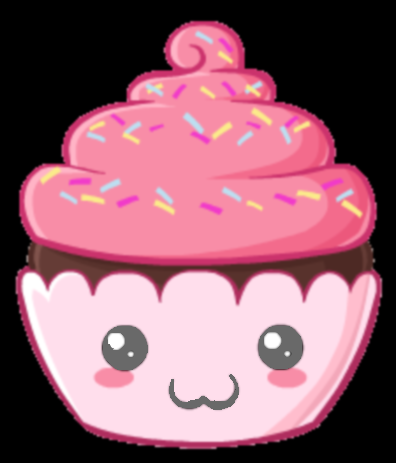
#> input picture data/left_eye_cupcake.png, 396 x 463 px
$ jupyter execute --allow-errors final_filter_code.ipynb
#> lines starting #> are read from the running program, lines starting #| are printed output that depends on the picture; pictures that were not available may be replaced by others from this repository, and a replacement may not be noted
[cell 1]
import cv2
import itertools
import numpy as np
from time import time
import mediapipe as mp
import matplotlib.pyplot as plt
import open3d as o3d

[cell 2]
# [37 lines left out: function getSize, not called in this run]

[cell 3]
# [73 lines left out: function isOpen, not called in this run]

[cell 4]
# [133 lines left out: function overlay, not called in this run]

[cell 5]
# Initialize the mediapipe face mesh class.
mp_face_mesh = mp.solutions.face_mesh

# Setup the face landmarks function for videos.
# TODO: Here works for only one face --> Make it work for multiple faces (see overlay call in main function)
#> (the rest of this cell did not finish here and is left out)

[cell 6]
# Initialize the mediapipe drawing class.
mp_drawing = mp.solutions.drawing_utils

# Initialize the mediapipe drawing styles class.
mp_drawing_styles = mp.solutions.drawing_styles

[cell 7]
# Initialize the VideoCapture object to read from the webcam.
camera_video = cv2.VideoCapture(0)

# Set camera resolution
camera_video.set(3,1280)
camera_video.set(4,960)

# Create named window for resizing purposes.
cv2.namedWindow('Face Filter', cv2.WINDOW_NORMAL)

# Read the left and right eyes images.
# TODO: Create an interactive window to let the user select the wanted filters
left_eye = cv2.imread('data/left_eye_cupcake.png')
#> left_eye is the input picture: shape (463, 396, 3); mean B, G, R 110.3, 96.6, 144.3
right_eye = cv2.imread('data/right_eye_cupcake.png')
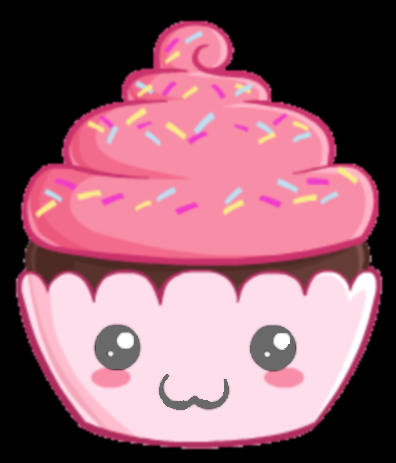
#> input picture data/right_eye_cupcake.png, 396 x 463 px
#> right_eye is the input picture: shape (463, 396, 3); mean B, G, R 110.3, 96.6, 144.3

crown = cv2.imread('data/crown.png')
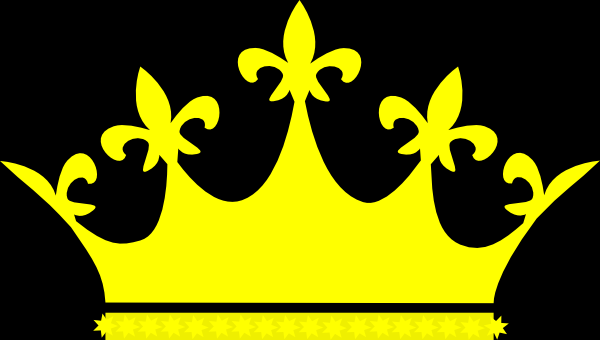
#> input picture data/crown.png, 600 x 340 px
#> crown is the input picture: shape (340, 600, 3); mean B, G, R 0, 91.9, 91.9
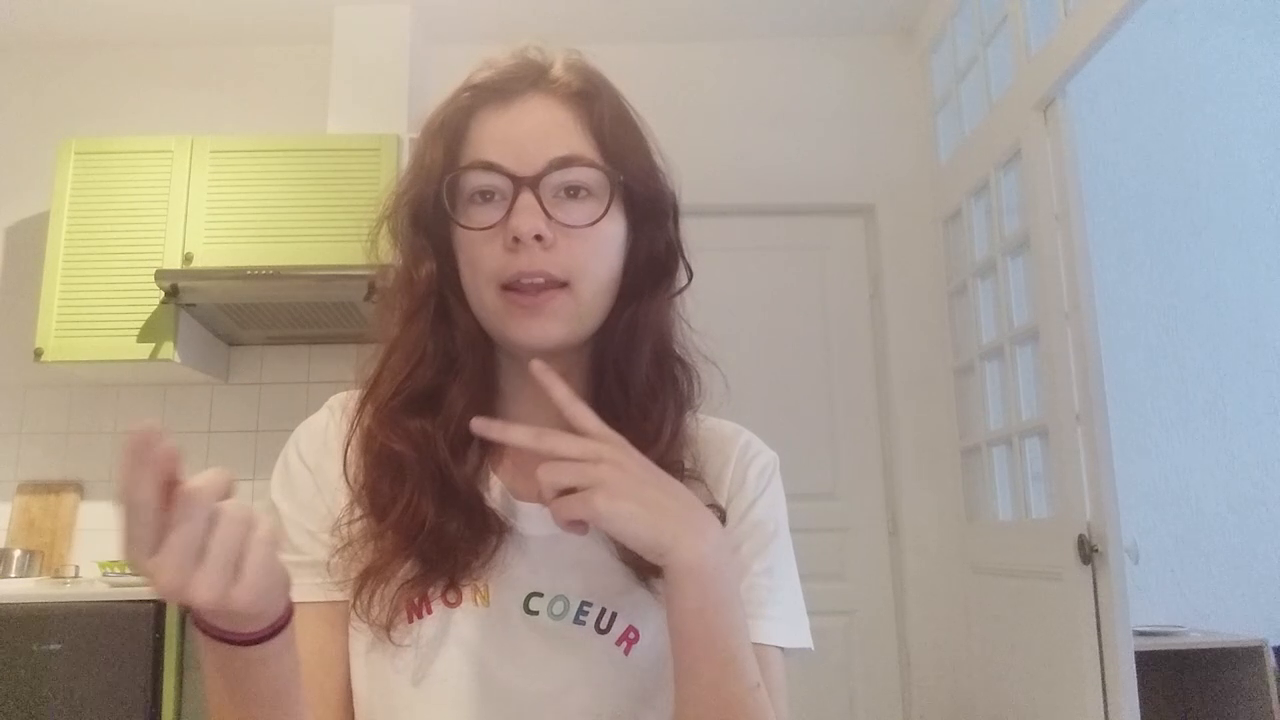
#> input picture frame 14 of data/video.mp4, 1280 x 720 px, given in place of the camera
#> further down, frame is the input picture: shape (720, 1280, 3); mean B, G, R 144.1, 155.4, 168.3
#> `frame = cv2.flip(frame, 1)`:
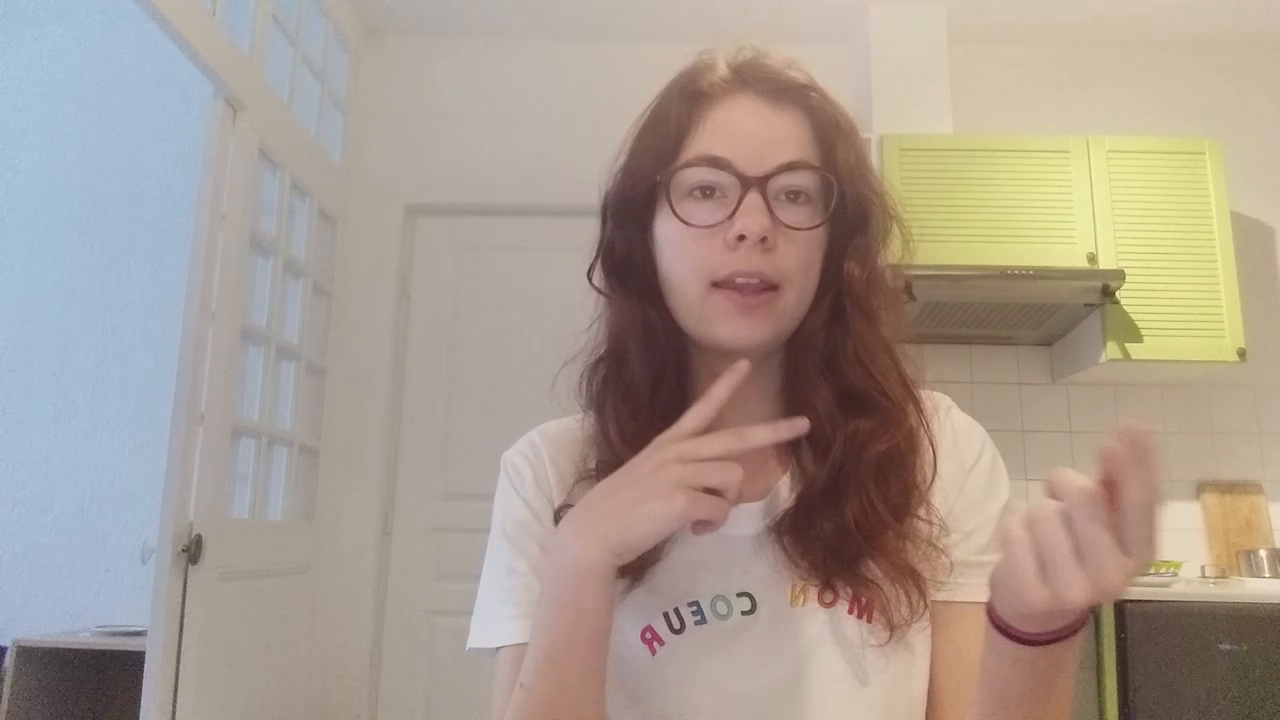
#> frame: shape (720, 1280, 3); mean B, G, R 144.1, 155.4, 168.3

# Initialize the VideoCapture object to read from the smoke animation video stored in the disk.
# TODO: Same as for images --> Create a dictionary to store all images and videos?
animation = cv2.VideoCapture('data/rainbow_animation1.mp4')

# Set the smoke animation video frame counter to zero.
animation_frame_counter = 0

# Iterate until the webcam is accessed successfully.
#> (the rest of this cell did not finish here and is left out)
